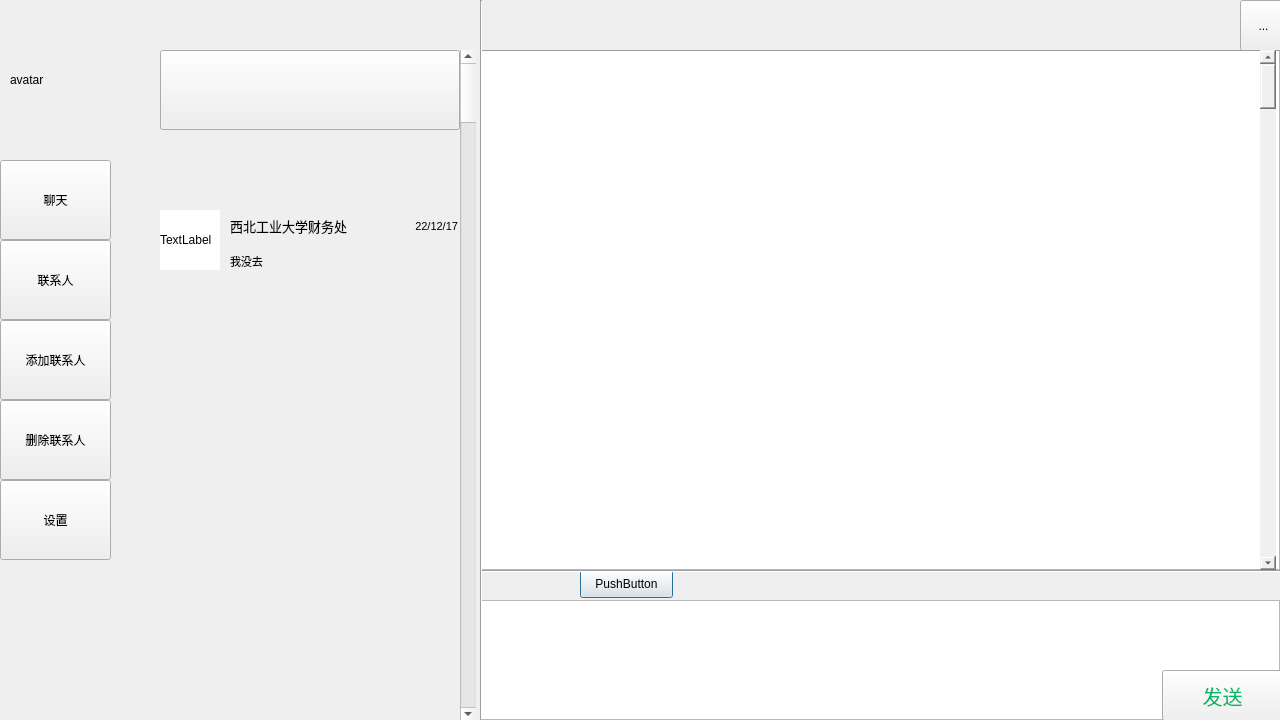
<?xml version="1.0" encoding="UTF-8"?>
<ui version="4.0">
 <class>Dialog</class>
 <widget class="QDialog" name="Dialog">
  <property name="geometry">
   <rect>
    <x>0</x>
    <y>0</y>
    <width>1280</width>
    <height>720</height>
   </rect>
  </property>
  <property name="cursor">
   <cursorShape>ArrowCursor</cursorShape>
  </property>
  <property name="windowTitle">
   <string>Dialog</string>
  </property>
  <property name="autoFillBackground">
   <bool>false</bool>
  </property>
  <widget class="QPushButton" name="pushButton">
   <property name="geometry">
    <rect>
     <x>580</x>
     <y>570</y>
     <width>93</width>
     <height>28</height>
    </rect>
   </property>
   <property name="text">
    <string>PushButton</string>
   </property>
  </widget>
  <widget class="QTextBrowser" name="textBrowser">
   <property name="geometry">
    <rect>
     <x>480</x>
     <y>50</y>
     <width>800</width>
     <height>520</height>
    </rect>
   </property>
  </widget>
  <widget class="QTextEdit" name="textEdit">
   <property name="geometry">
    <rect>
     <x>480</x>
     <y>600</y>
     <width>800</width>
     <height>120</height>
    </rect>
   </property>
  </widget>
  <widget class="QToolButton" name="toolButton">
   <property name="geometry">
    <rect>
     <x>1240</x>
     <y>0</y>
     <width>47</width>
     <height>51</height>
    </rect>
   </property>
   <property name="text">
    <string>...</string>
   </property>
  </widget>
  <widget class="QPushButton" name="sendMsg">
   <property name="geometry">
    <rect>
     <x>1162</x>
     <y>670</y>
     <width>121</width>
     <height>51</height>
    </rect>
   </property>
   <property name="font">
    <font>
     <family>黑体</family>
     <pointsize>15</pointsize>
     <weight>50</weight>
     <bold>false</bold>
    </font>
   </property>
   <property name="cursor">
    <cursorShape>ArrowCursor</cursorShape>
   </property>
   <property name="mouseTracking">
    <bool>false</bool>
   </property>
   <property name="autoFillBackground">
    <bool>false</bool>
   </property>
   <property name="styleSheet">
    <string notr="true">QPushButton {
	background-color: #f0f0f0;
    
	padding: 10px;
	color:rgb(5,180,104);
}</string>
   </property>
   <property name="text">
    <string>发送</string>
   </property>
   <property name="iconSize">
    <size>
     <width>40</width>
     <height>40</height>
    </size>
   </property>
   <property name="checkable">
    <bool>false</bool>
   </property>
   <property name="autoDefault">
    <bool>true</bool>
   </property>
  </widget>
  <widget class="Line" name="line">
   <property name="geometry">
    <rect>
     <x>480</x>
     <y>570</y>
     <width>800</width>
     <height>3</height>
    </rect>
   </property>
   <property name="orientation">
    <enum>Qt::Horizontal</enum>
   </property>
  </widget>
  <widget class="Line" name="line_2">
   <property name="geometry">
    <rect>
     <x>480</x>
     <y>50</y>
     <width>800</width>
     <height>3</height>
    </rect>
   </property>
   <property name="orientation">
    <enum>Qt::Horizontal</enum>
   </property>
  </widget>
  <widget class="Line" name="line_3">
   <property name="geometry">
    <rect>
     <x>480</x>
     <y>0</y>
     <width>3</width>
     <height>720</height>
    </rect>
   </property>
   <property name="orientation">
    <enum>Qt::Vertical</enum>
   </property>
  </widget>
  <widget class="QScrollBar" name="verticalScrollBar">
   <property name="geometry">
    <rect>
     <x>460</x>
     <y>50</y>
     <width>16</width>
     <height>671</height>
    </rect>
   </property>
   <property name="orientation">
    <enum>Qt::Vertical</enum>
   </property>
  </widget>
  <widget class="QScrollBar" name="verticalScrollBar_2">
   <property name="geometry">
    <rect>
     <x>1260</x>
     <y>50</y>
     <width>16</width>
     <height>520</height>
    </rect>
   </property>
   <property name="styleSheet">
    <string notr="true">background-color: #f0f0f0;</string>
   </property>
   <property name="orientation">
    <enum>Qt::Vertical</enum>
   </property>
  </widget>
  <widget class="QPushButton" name="pushButton_2">
   <property name="geometry">
    <rect>
     <x>160</x>
     <y>50</y>
     <width>300</width>
     <height>80</height>
    </rect>
   </property>
   <property name="layoutDirection">
    <enum>Qt::LeftToRight</enum>
   </property>
   <property name="autoFillBackground">
    <bool>false</bool>
   </property>
   <property name="text">
    <string/>
   </property>
   <property name="iconSize">
    <size>
     <width>80</width>
     <height>80</height>
    </size>
   </property>
  </widget>
  <widget class="QWidget" name="layoutWidget">
   <property name="geometry">
    <rect>
     <x>150</x>
     <y>200</y>
     <width>318</width>
     <height>81</height>
    </rect>
   </property>
   <layout class="QGridLayout" name="gridLayout1" rowstretch="5,3" columnstretch="1,6,0" rowminimumheight="0,0" columnminimumwidth="0,0,0">
    <property name="sizeConstraint">
     <enum>QLayout::SetMaximumSize</enum>
    </property>
    <property name="leftMargin">
     <number>10</number>
    </property>
    <property name="topMargin">
     <number>10</number>
    </property>
    <property name="rightMargin">
     <number>10</number>
    </property>
    <property name="bottomMargin">
     <number>10</number>
    </property>
    <property name="spacing">
     <number>10</number>
    </property>
    <item row="0" column="2">
     <widget class="QLabel" name="label_time">
      <property name="font">
       <font>
        <pointsize>8</pointsize>
       </font>
      </property>
      <property name="layoutDirection">
       <enum>Qt::RightToLeft</enum>
      </property>
      <property name="text">
       <string>22/12/17</string>
      </property>
      <property name="alignment">
       <set>Qt::AlignRight|Qt::AlignTrailing|Qt::AlignVCenter</set>
      </property>
     </widget>
    </item>
    <item row="0" column="1">
     <widget class="QLabel" name="label_remark">
      <property name="font">
       <font>
        <family>Adobe 黑体 Std R</family>
        <pointsize>10</pointsize>
        <weight>50</weight>
        <bold>false</bold>
       </font>
      </property>
      <property name="text">
       <string>西北工业大学财务处</string>
      </property>
     </widget>
    </item>
    <item row="1" column="1" colspan="2">
     <widget class="QLabel" name="label_msg">
      <property name="font">
       <font>
        <pointsize>8</pointsize>
       </font>
      </property>
      <property name="text">
       <string>我没去</string>
      </property>
     </widget>
    </item>
    <item row="0" column="0" rowspan="2">
     <widget class="QLabel" name="label_avatar">
      <property name="minimumSize">
       <size>
        <width>60</width>
        <height>60</height>
       </size>
      </property>
      <property name="maximumSize">
       <size>
        <width>60</width>
        <height>60</height>
       </size>
      </property>
      <property name="layoutDirection">
       <enum>Qt::RightToLeft</enum>
      </property>
      <property name="autoFillBackground">
       <bool>false</bool>
      </property>
      <property name="styleSheet">
       <string notr="true">background-color: #ffffff;</string>
      </property>
      <property name="inputMethodHints">
       <set>Qt::ImhNone</set>
      </property>
      <property name="frameShape">
       <enum>QFrame::NoFrame</enum>
      </property>
      <property name="frameShadow">
       <enum>QFrame::Plain</enum>
      </property>
      <property name="text">
       <string>TextLabel</string>
      </property>
      <property name="alignment">
       <set>Qt::AlignLeading|Qt::AlignLeft|Qt::AlignVCenter</set>
      </property>
     </widget>
    </item>
   </layout>
  </widget>
  <widget class="QWidget" name="verticalLayoutWidget">
   <property name="geometry">
    <rect>
     <x>0</x>
     <y>160</y>
     <width>111</width>
     <height>402</height>
    </rect>
   </property>
   <layout class="QVBoxLayout" name="verticalLayout_2" stretch="1,0,1,1,1">
    <property name="spacing">
     <number>0</number>
    </property>
    <item>
     <widget class="QPushButton" name="btn_msg">
      <property name="minimumSize">
       <size>
        <width>0</width>
        <height>80</height>
       </size>
      </property>
      <property name="text">
       <string>聊天</string>
      </property>
     </widget>
    </item>
    <item>
     <widget class="QPushButton" name="btn_contact">
      <property name="minimumSize">
       <size>
        <width>0</width>
        <height>80</height>
       </size>
      </property>
      <property name="text">
       <string>联系人</string>
      </property>
     </widget>
    </item>
    <item>
     <widget class="QPushButton" name="btn_addC">
      <property name="minimumSize">
       <size>
        <width>0</width>
        <height>80</height>
       </size>
      </property>
      <property name="text">
       <string>添加联系人</string>
      </property>
     </widget>
    </item>
    <item>
     <widget class="QPushButton" name="btn_delC">
      <property name="minimumSize">
       <size>
        <width>0</width>
        <height>80</height>
       </size>
      </property>
      <property name="text">
       <string>删除联系人</string>
      </property>
     </widget>
    </item>
    <item>
     <widget class="QPushButton" name="pushButton_6">
      <property name="minimumSize">
       <size>
        <width>100</width>
        <height>80</height>
       </size>
      </property>
      <property name="text">
       <string>设置</string>
      </property>
     </widget>
    </item>
   </layout>
  </widget>
  <widget class="QLabel" name="myavatar">
   <property name="geometry">
    <rect>
     <x>10</x>
     <y>30</y>
     <width>100</width>
     <height>100</height>
    </rect>
   </property>
   <property name="text">
    <string>avatar</string>
   </property>
  </widget>
 </widget>
 <resources/>
 <connections/>
</ui>
